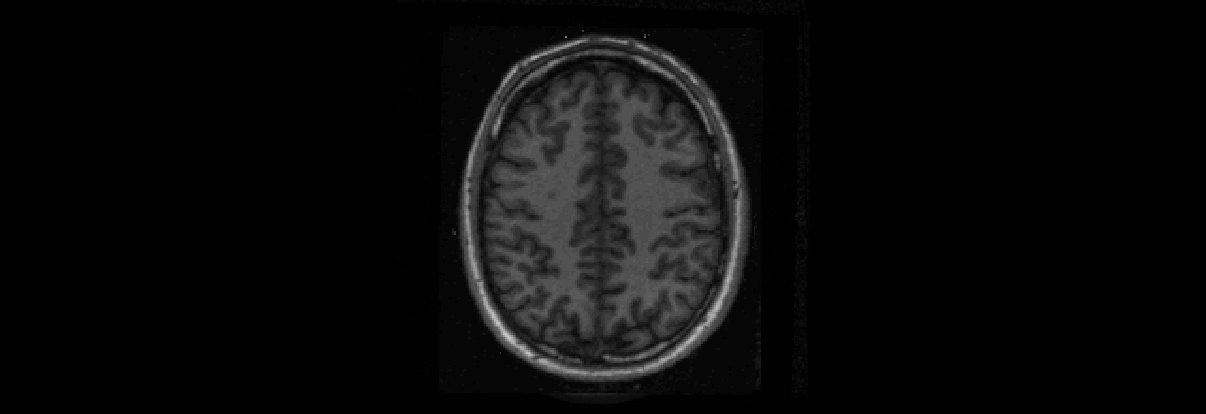
#> input picture computervision/article-research/resources/MGH10/MGH10/g1.png, 1206 x 414 px, found by its file name
$ python OrbAlgortihm.py
#> lines starting #> are read from the running program, lines starting #| are printed output that depends on the picture
"""
 @author saozd
 @project pytonworkspace OrbAlgortihm
 @date 20 Ara 2023
 <p>
 @description:SURF algoritmasına eşdeğer olarak kullanılabilen ORB algoritması örneği
"""
import cv2
import os
import numpy as np

resource_root = r'E:\PycharmProjects\pytonworkspace\computervision\article-research\resources'

# Görüntüleri oku
img1_path = os.path.join(resource_root, 'MGH10/MGH10/g1.png')
img2_path = os.path.join(resource_root, 'MGH10/MGH10/g2.png')

img1 = cv2.imread(img1_path, 0)  # referans görüntü
#> img1 is the input picture: shape (414, 1206); min 0, max 197, mean 10.5
img2 = cv2.imread(img2_path, 0)  # hareketli görüntü
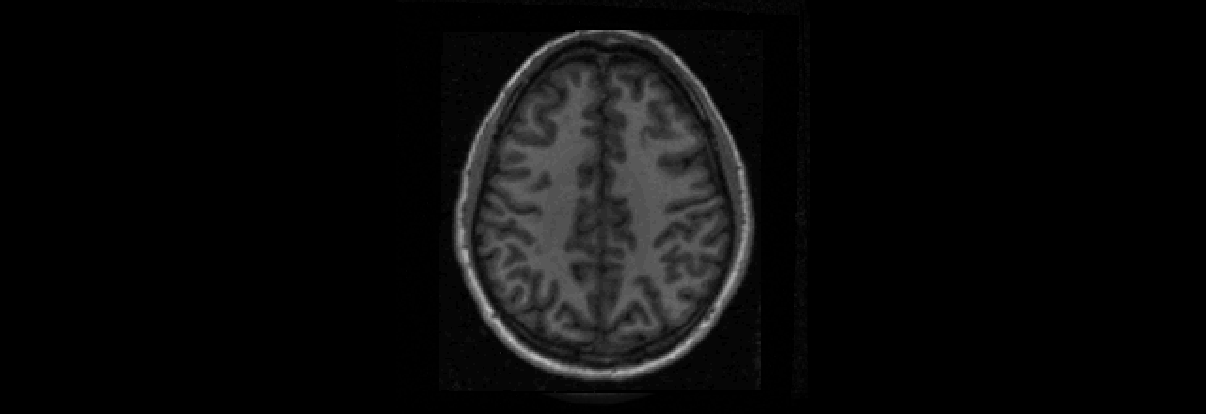
#> input picture computervision/article-research/resources/MGH10/MGH10/g2.png, 1206 x 414 px, found by its file name
#> img2 is the input picture: shape (414, 1206); min 0, max 191, mean 11

# ORB özellik çıkarıcıyı başlat
orb = cv2.ORB_create()

# ORB özelliklerini çıkar
kp1, des1 = orb.detectAndCompute(img1, None)
#> kp1 = 500 keypoints; strongest (x, y, size): (532, 354, 37.2), (531, 354, 44.6), (530, 354, 53.6), (533, 56, 31)
kp2, des2 = orb.detectAndCompute(img2, None)
#> kp2 = 495 keypoints; strongest (x, y, size): (494, 316, 53.6), (494, 315, 64.3), (493, 311, 37.2), (497, 320, 37.2)

# BFMatcher nesnesi oluştur
bf = cv2.BFMatcher()

# Eşleştirmeleri bul
matches = bf.knnMatch(des1, des2, k=2)
#> matches = 500 matches

# İyi eşleştirmeleri belirle
good = []
for m, n in matches:
    if m.distance < 0.75 * n.distance:
        good.append(m)
#> after the loop, good = 16 matches

# Eğer yeterli sayıda iyi eşleştirme varsa, görüntüyü kaydır
if len(good) > 10:
    src_pts = np.float32([kp1[m.queryIdx].pt for m in good]).reshape(-1, 1, 2)
#> src_pts = 16 rows, first 8: [681, 351], [685, 68], [471.6, 247.2], [466.8, 243.6], [477.6, 277.2], [736.8, 177.6], [520.8, 346.8], [736.8, 201.6]
    dst_pts = np.float32([kp2[m.trainIdx].pt for m in good]).reshape(-1, 1, 2)
#> dst_pts = 16 rows, first 8: [672, 357], [479, 128], [561, 42], [742, 226], [469.2, 264], [460.8, 230.4], [469, 269], [744, 226]

    M, mask = cv2.findHomography(src_pts, dst_pts, cv2.RANSAC, 5.0)
#> M = [[-3.32, 2.71, 855.6], [-0.979, 0.977, 208.4], [-0.00438, 0.0041, 1]]; mask = [0, 0, 0, 1, 1, 0, 1, 1, 1, 0, 0, 0, 0, 0, 0, 0]
    h, w = img1.shape
#> h = 414; w = 1206
    img2 = cv2.warpPerspective(img2, M, (w, h))
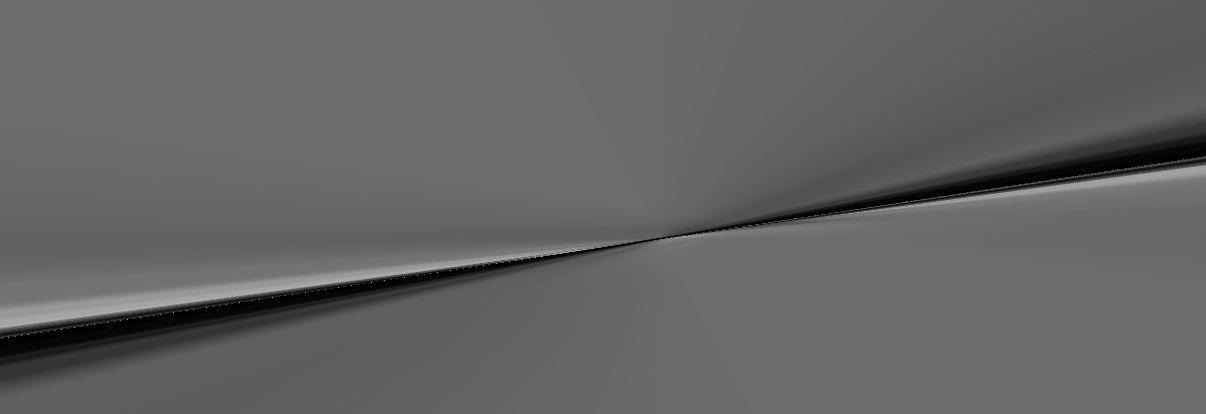
#> img2: shape (414, 1206); min 0, max 178, mean 99.6

cv2.imshow('Kaydırılmış Görüntü', img2)
cv2.waitKey(0)
cv2.destroyAllWindows()
